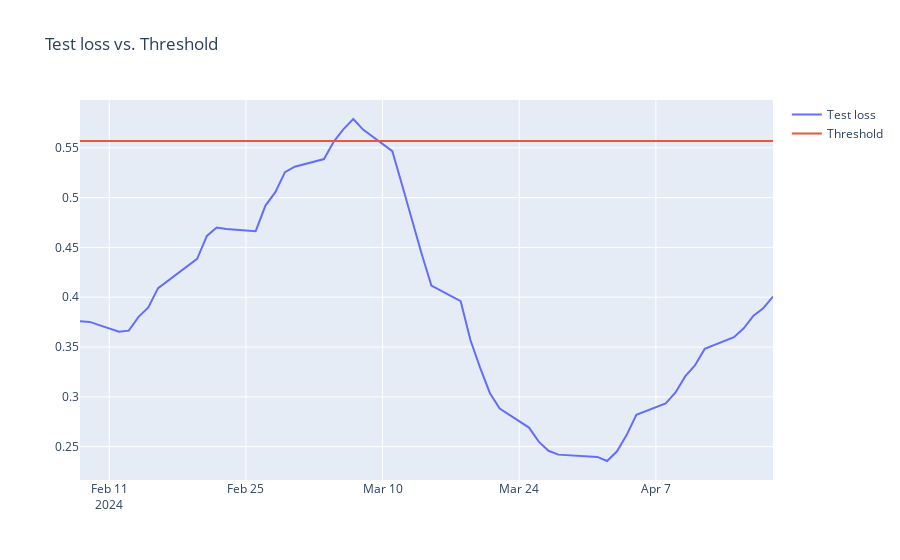

Notebook source saved alongside this figure:
### Code cell
fig = go.Figure()
fig.add_trace(go.Scatter(x=anomaly_df['Date'], y=anomaly_df['loss'], name='Test loss'))
fig.add_trace(go.Scatter(x=anomaly_df['Date'], y=anomaly_df['threshold'], name='Threshold'))
fig.update_layout(showlegend=True, title='Test loss vs. Threshold')
fig.show()
